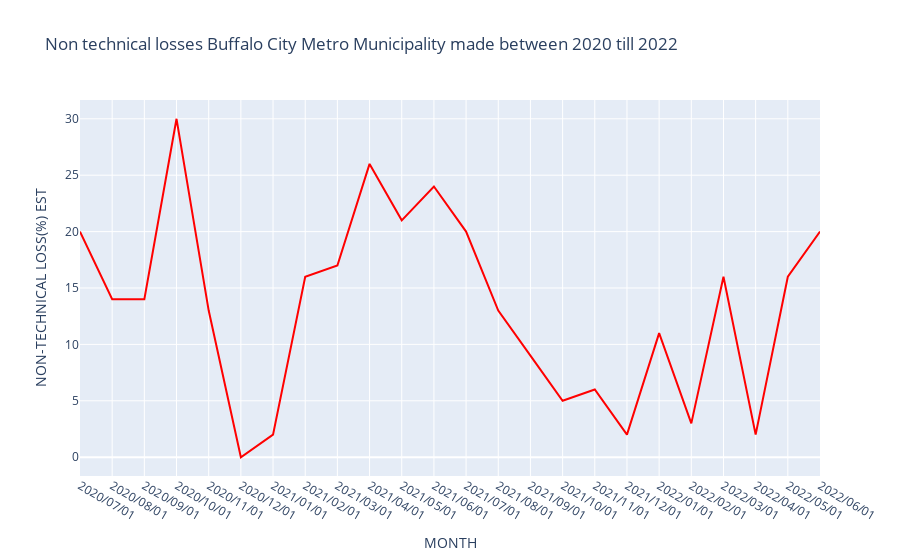

The notebook cell saved with this chart:
### Code cell
dataframe['NON-TECHNICAL LOSS(%) EST'] = dataframe['NON-TECHNICAL LOSS(%) EST'].str.rstrip('%').str.replace(',', '.').astype(float)


dataframe['NON-TECHNICAL LOSS(%) EST'] = dataframe['NON-TECHNICAL LOSS(%) EST'].round(0)



fig = px.line(dataframe, x="MONTH", y="NON-TECHNICAL LOSS(%) EST", title='Non technical losses Buffalo City Metro Municipality made between 2020 till 2022')
fig.update_yaxes(title_text='NON-TECHNICAL LOSS(%) EST' ) 
fig.update_traces(line_color='#FF0000')
fig.show()

### Figure 1 — Plotly figure (JSON) as saved in the notebook; plotly's stock layout.template omitted (floating-point values rounded to 4 significant figures)
{"data": [{"hovertemplate": "MONTH=%{x}<br>NON-TECHNICAL LOSS(%) EST=%{y}<extra></extra>", "legendgroup": "", "line": {"color": "#FF0000", "dash": "solid"}, "marker": {"symbol": "circle"}, "mode": "lines", "name": "", "orientation": "v", "showlegend": false, "type": "scatter", "x": ["2020/07/01", "2020/08/01", "2020/09/01", "2020/10/01", "2020/11/01", "2020/12/01", "2021/01/01", "2021/02/01", "2021/03/01", "2021/04/01", "2021/05/01", "2021/06/01", "2021/07/01", "2021/08/01", "2021/09/01", "2021/10/01", "2021/11/01", "2021/12/01", "2022/01/01", "2022/02/01", "2022/03/01", "2022/04/01", "2022/05/01", "2022/06/01"], "xaxis": "x", "y": [20, 14, 14, 30, 13, 0, 2, 16, 17, 26, 21, 24, 20, 13, 9, 5, 6, 2, 11, 3, 16, 2, 16, 20], "yaxis": "y"}], "layout": {"legend": {"tracegroupgap": 0}, "title": {"text": "Non technical losses Buffalo City Metro Municipality made between 2020 till 2022"}, "xaxis": {"anchor": "y", "domain": [0, 1], "title": {"text": "MONTH"}}, "yaxis": {"anchor": "x", "domain": [0, 1], "title": {"text": "NON-TECHNICAL LOSS(%) EST"}}}}
